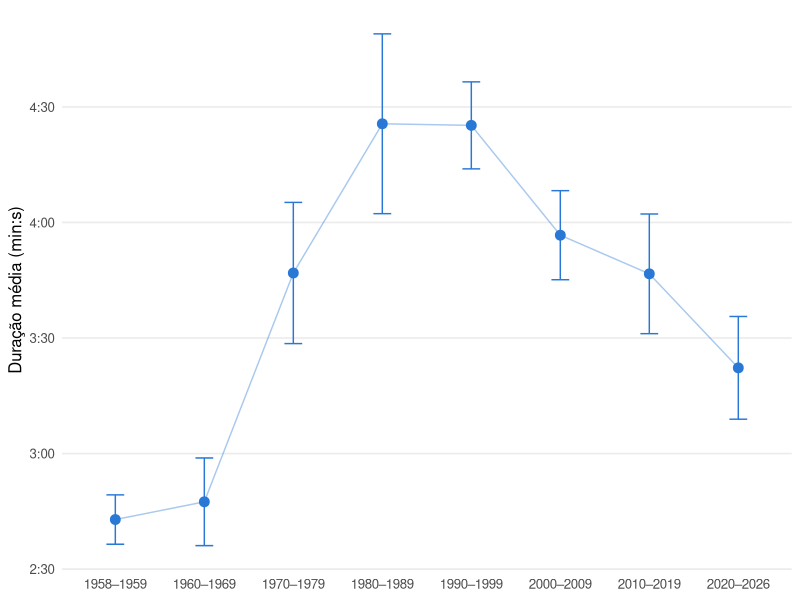
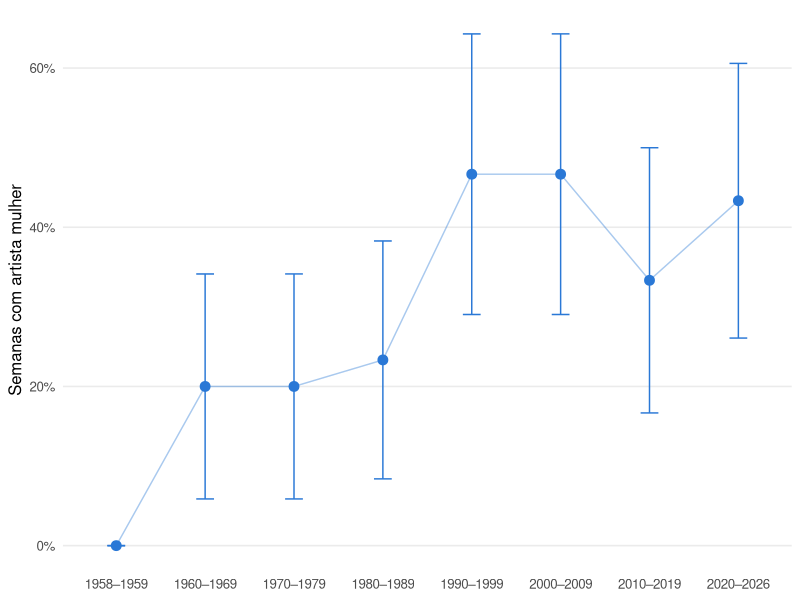

Source code (R) for these figures, in order:
## ---- chunk 1
knitr::opts_chunk$set(echo = FALSE, warning = FALSE, message = FALSE)
library(knitr)
library(ggplot2)
library(dplyr)
library(readr)
## ---- chunk 2
bruto <- read_csv("top_hits_number_one.csv", show_col_types = FALSE)

# 10 semanas vieram sem título/artista; corrigidas pela data
reparos <- tribble(
  ~date,        ~song_fix,                                          ~artist_fix,
  "1958-12-22", "The Chipmunk Song",                                 "The Chipmunks With David Seville",
  "1959-05-11", "The Happy Organ",                                   "Dave \"Baby\" Cortez",
  "1960-11-14", "Georgia On My Mind",                                "Ray Charles",
  "1969-05-10", "Aquarius/Let The Sunshine In (The Flesh Failures)", "The 5th Dimension",
  "1969-10-18", "I Can't Get Next To You",                           "The Temptations",
  "1970-03-21", "Bridge Over Troubled Water",                        "Simon & Garfunkel",
  "1976-12-04", "Tonight's The Night (Gonna Be Alright)",            "Rod Stewart",
  "1977-03-12", "Evergreen (Love Theme From \"A Star Is Born\")",    "Barbra Streisand",
  "1984-12-22", "Like A Virgin",                                     "Madonna",
  "1985-05-11", "Crazy For You",                                     "Madonna"
)

quadro <- bruto %>%
  mutate(date = as.character(date)) %>%
  left_join(reparos, by = "date") %>%
  mutate(song    = coalesce(song, song_fix),
         artist  = coalesce(artist, artist_fix),
         ano     = as.integer(substr(date, 1, 4)),
         periodo = paste0(ano %/% 10 * 10, "s")) %>%
  select(date, ano, periodo, song, artist)

rotulo <- c("1950s" = "1958–1959", "1960s" = "1960–1969", "1970s" = "1970–1979",
            "1980s" = "1980–1989", "1990s" = "1990–1999", "2000s" = "2000–2009",
            "2010s" = "2010–2019", "2020s" = "2020–2026")

N_POR_ESTRATO <- 30
estratos <- count(quadro, periodo, name = "N_h") %>%
  mutate(n_h = N_POR_ESTRATO, pi_h = n_h / N_h)
## ---- chunk 3
estratos %>%
  mutate(Período = rotulo[periodo]) %>%
  select(Período, N_h, n_h, pi_h) %>%
  bind_rows(tibble(Período = "Total", N_h = sum(estratos$N_h), n_h = sum(estratos$n_h))) %>%
  kable(digits = 3,
        col.names = c("Período", "$N_h$", "$n_h$", "$\\pi_h = n_h/N_h$"),
        caption = "Número de semanas na população ($N_h$), tamanho da amostra ($n_h$) e probabilidade de seleção ($\\pi_h$) em cada período.")
## ---- chunk 4
set.seed(2026)
sorteio <- quadro %>%
  group_by(periodo) %>%
  slice_sample(n = N_POR_ESTRATO, replace = FALSE) %>%
  ungroup()

# Dados coletados para as semanas sorteadas
amostra <- read_csv("amostra.csv",
                    col_types = cols(.default = "c", ano = "i",
                                     duracao_s = "d", mulher = "i"))

# Conferência: a amostra coletada é exatamente a sorteada
stopifnot(setequal(sorteio$date, amostra$date))

n_musicas <- n_distinct(paste(amostra$song, amostra$artist))   # 198
## ---- chunk 5
CONF <- 0.95
estimativas <- amostra %>%
  group_by(periodo) %>%
  summarise(n_h = n(), media = mean(duracao_s), s_h = sd(duracao_s),
            p_h = mean(mulher), .groups = "drop") %>%
  left_join(select(estratos, periodo, N_h), by = "periodo") %>%
  mutate(f_h      = n_h / N_h,
         me_media = qt(1 - (1 - CONF) / 2, df = n_h - 1) * sqrt((1 - f_h) * s_h^2 / n_h),
         me_p     = qnorm(1 - (1 - CONF) / 2) * sqrt((1 - f_h) * p_h * (1 - p_h) / (n_h - 1)),
         Periodo  = factor(rotulo[periodo], levels = rotulo))
## ---- chunk 6
estimativas %>%
  transmute(Periodo, media = round(media), ic_m = sprintf("%.0f a %.0f", media - me_media, media + me_media),
            p = round(100 * p_h), ic_p = sprintf("%.0f%% a %.0f%%", 100 * pmax(0, p_h - me_p), 100 * pmin(1, p_h + me_p))) %>%
  kable(col.names = c("Período", "Duração média (s)", "IC 95% (s)", "Artista mulher (%)", "IC 95%"),
        caption = "Estimativas por período, com intervalos de 95% de confiança.")
## ---- chunk 7
ggplot(estimativas, aes(x = Periodo, y = media)) +
  geom_line(aes(group = 1), color = "#2a78d6", alpha = 0.4) +
  geom_errorbar(aes(ymin = media - me_media, ymax = media + me_media), width = 0.2, color = "#2a78d6") +
  geom_point(size = 3, color = "#2a78d6") +
  scale_y_continuous(breaks = seq(150, 300, 30),
                     labels = function(x) sprintf("%d:%02d", x %/% 60, x %% 60)) +
  labs(x = NULL, y = "Duração média (min:s)") +
  theme_minimal(base_size = 12) +
  theme(panel.grid.major.x = element_blank(), panel.grid.minor = element_blank())
## ---- chunk 8
ggplot(estimativas, aes(x = Periodo, y = p_h)) +
  geom_line(aes(group = 1), color = "#2a78d6", alpha = 0.4) +
  geom_errorbar(aes(ymin = pmax(0, p_h - me_p), ymax = pmin(1, p_h + me_p)), width = 0.2, color = "#2a78d6") +
  geom_point(size = 3, color = "#2a78d6") +
  scale_y_continuous(labels = function(x) paste0(round(100 * x), "%"), limits = c(0, NA)) +
  labs(x = NULL, y = "Semanas com artista mulher") +
  theme_minimal(base_size = 12) +
  theme(panel.grid.major.x = element_blank(), panel.grid.minor = element_blank())
